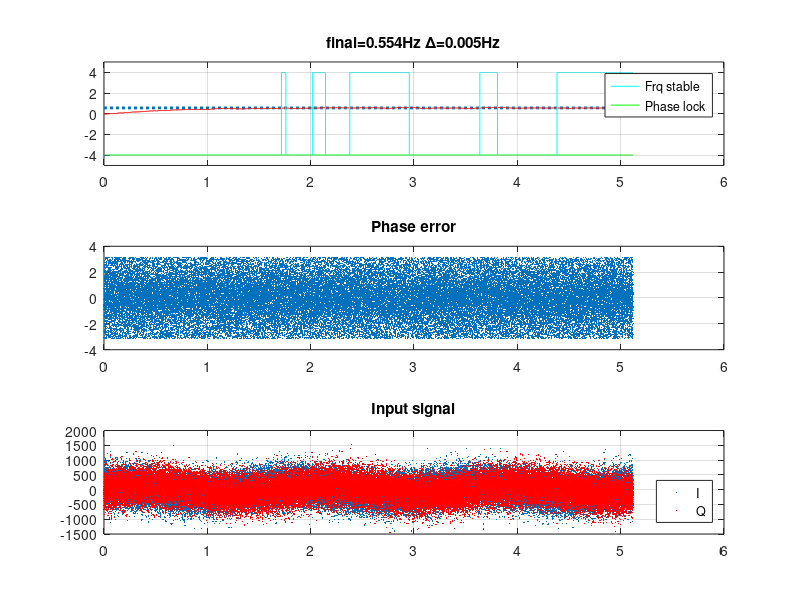

MATLAB code to generate this figure:
clc;
clear;

%% stimulus params
FS = 12e3; % sampling rate
N = 65536-4096;
F = rand()*6-3; % freq offset
PHI = 2*pi*rand(); % phase
SNR = -10;

%% pll params
LB = 0.75; % loop bandwidth in hz
DF = sqrt(2)/2; % damping factor
G = 0.8; % gain

beta = 2*DF*2*pi*LB/FS - (2*pi*LB)^2 / (FS^2*G); % proportional
alpha = (2*pi*LB)^2/(FS*G); % integral

%% sim
t = (0:N-1).'/FS;
x = awgn(exp(1j*2*pi*F.*t+PHI), SNR, 'measured');
y = ones(N, 1);
f = zeros(N, 1);
phi = zeros(N, 1);
lock = false(N, 1);
stable = false(N, 1);
delta = zeros(N, 1);

mav0 = 1024*ones(32, 1);
mav1 = 1024*ones(32, 1);

for i = 1:N
    delta(i) = atan2(imag(x(i)/y(i)), real(x(i)/y(i))); % phase detector
    
    if mod(i-1, 256)==0
        mav0 = [delta(i); mav0(1:31)];
        if mav0(32)~=1024
            phistdd = std(mav0);
            if phistdd<pi/9
                lock(i) = true;
            end
        end
    elseif i>1
        lock(i) = lock(i-1);
    end

    if mod(i-1, 256)==127
        mav1 = [f(i); mav1(1:31)];
        if mav1(32)~=1024
            fstdd = std(mav1);
            if fstdd<0.02
                stable(i) = true;
                final = mean(mav1);
            end
        end
    elseif i>1
        stable(i) = stable(i-1);
    end

    if i<N
        f(i+1) = f(i) + beta*delta(i);
        phi(i+1) = phi(i) + alpha*delta(i) + 2*pi*f(i+1)/FS;
        while phi(i+1)>pi
            phi(i+1) = phi(i+1)-2*pi;
        end
        while phi(i+1)<-pi
            phi(i+1) = phi(i+1)+2*pi;
        end
        y(i+1) = exp(1j*phi(i+1));
    end
end

%%
clf;
subplot(311);
plot([0, t(N)], [F, F], ':', 'linewidth', 2);
hold on;
plot(t, f, 'r');
plot(t, lock*8-4, 'g', 'displayname', 'Phase lock');
plot(t, stable*8-4, 'c', 'displayname', 'Frq stable');
hold off;
ylim([-5,5]);
grid on;
title(sprintf('final=%.3fHz \\Delta=%.3fHz',final, abs(final-F)));
labelled = findobj(gca, 'Type', 'line', '-not', 'DisplayName', '');
legend(labelled, 'location', 'best');

subplot(312);
plot(t, delta, '.', 'markersize', 1);
grid on;
title('Phase error');

subplot(313);
plot(t, real(x), '.', 'markersize', 1);
hold on;
plot(t, imag(x), 'r.', 'markersize', 1);
hold off;
grid on;
title('Input signal');
legend('I', 'Q', 'location', 'southeast');
